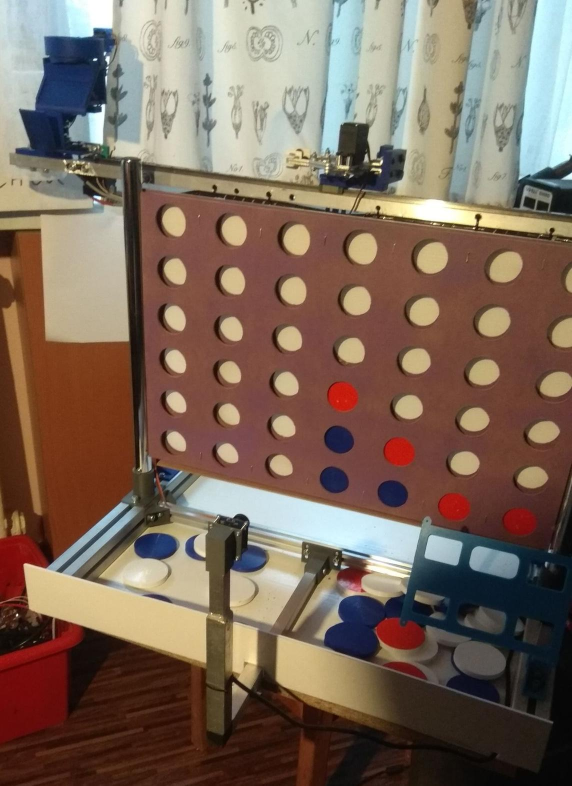
#> input picture images/real1.jpg, 1144 x 1571 px, given in place of the camera (shown at 1/2 size)
$ python game_board_test.py
#> lines starting #> are read from the running program, lines starting #| are printed output that depends on the picture; after the words box and inside, x2 and y2 are one past the last pixel; in counts of white or black regions, pixels touching at a corner belong together
import numpy as np
import cv2
import time
import colorama

colorama.init()

cap = cv2.VideoCapture(3, cv2.CAP_DSHOW)
# cap.set(cv2.CAP_PROP_EXPOSURE, -5)


global_centers = ([(57, 37), (128, 32), (206, 29), (287, 26), (367, 32), (446, 38), (520, 44)],
                    [(49, 92), (123, 88), (203, 86), (287, 84), (371, 89), (450, 96), (524, 100)],
                    [(42, 152), (117, 151), (200, 147), (286, 147), (374, 151), (453, 154), (528, 161)],
                    [(40, 212), (113, 212), (198, 214), (283, 212), (371, 216), (455, 218), (532, 221)],
                    [(36, 277), (112, 279), (196, 283), (285, 283), (372, 281), (453, 282), (531, 286)],
                    [(33, 341), (112, 344), (195, 348), (281, 350), (370, 351), (453, 350), (531, 349)])


mtx = np.array([[793.6108905, 0., 201.56630283],
                [0., 811.4936059, 228.46068121],
                [0., 0., 1.]])

dist = np.array([[-0.76366812, -0.9773434, 0.01325336, 0.10824405, 1.83247511]])


# It take sum of brightness of center pixel (3x3)
def take_sum_around(frame, center):
    sum = 0
    # print("center",center)
    for i in range(-1, 2):
        for j in range(-1, 2):
            sum = sum + frame[center[1] + i][center[0] + j]
    return sum


# It take sum of brightness of all centers. It return table with this sum
def check_sum(frame, centers):
    sum_tab = [[0 for x in range(7)] for x in range(6)]
    for i in range(0, 6):
        for j in range(0, 7):
            sum_tab[i][j] = take_sum_around(frame, centers[i][j])
    return sum_tab


# It set cell in an array as given color if this cell value is bigger then 1000
def set_color(tab, color):
    for i in range(0, 6):
        for j in range(0, 7):
            if (tab[i][j] != 0) and str(tab[i][j]).isdigit() == True and tab[i][j] > 1000:
                tab[i][j] = str(color)
    return tab


# It connect Red and Blue table to one final table
def connect_color_tables(blue_tab, red_tab):
    for i in range(0, 6):
        for j in range(0, 7):
            if red_tab[i][j] != 0:
                blue_tab[i][j] = red_tab[i][j]
    return blue_tab


def nothing():
    pass


if __name__ == "__main__":
    TRACK_BARS = False
    cv2.namedWindow("color_frame", cv2.WINDOW_AUTOSIZE)
    cv2.namedWindow("blue_mask", cv2.WINDOW_AUTOSIZE)
    cv2.namedWindow("red_mask", cv2.WINDOW_AUTOSIZE)
    cv2.createTrackbar("TB: OFF/ON", "color_frame", 0, 1, nothing)

    while True:
        ret, img = cap.read()
#> img is the input picture: shape (1571, 1144, 3); mean B, G, R 90.9, 105, 124.4
        img = cv2.undistort(img, mtx, dist, None, mtx)
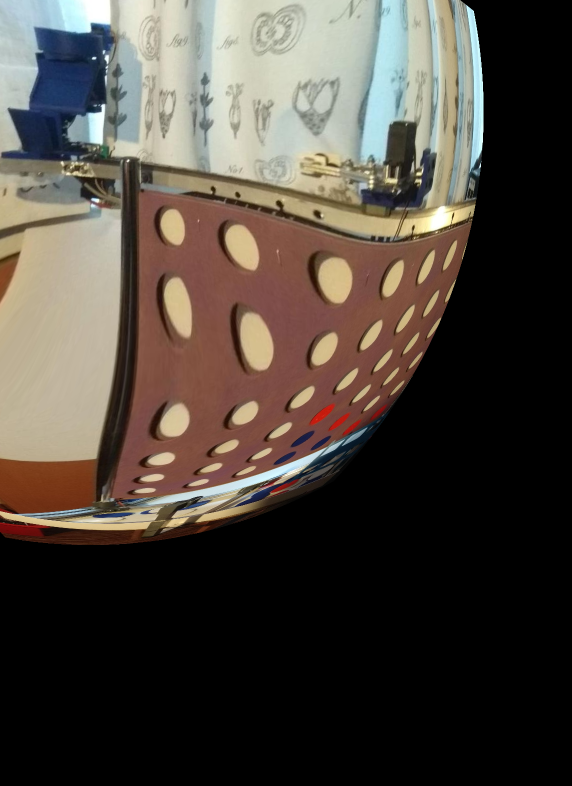
#> img: shape (1571, 1144, 3) (shown at 1/2 size); mean B, G, R 60.5, 68.1, 75.5
        img = img[30:410, 40:600]
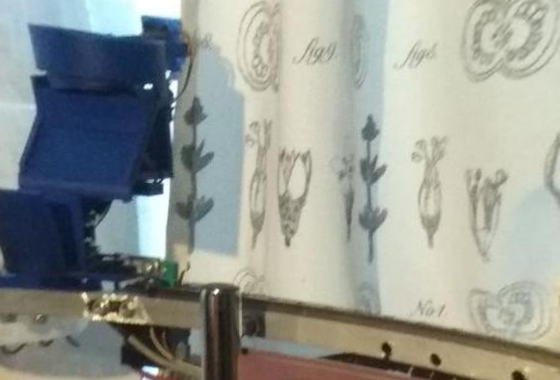
#> img: shape (380, 560, 3); mean B, G, R 146.8, 153.2, 148.8
        # img = cv2.bilateralFilter(img, 9, 75, 75)
        img = cv2.GaussianBlur(img, (5, 5), 0)

        hsv = cv2.cvtColor(img, cv2.COLOR_BGR2HSV)
#> hsv: shape (380, 560, 3); mean H, S, V 53.9, 54.5, 161.6

        # Add central dots
        for i in range(0, 7):
            for j in range(0, 6):
                cv2.circle(img, global_centers[j][i], 2, (255, 255, 255), 2)
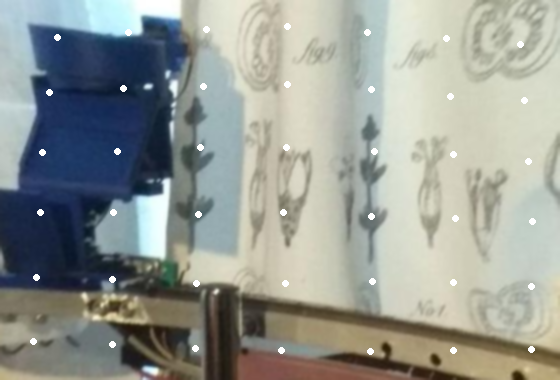
#> img: shape (380, 560, 3); mean B, G, R 147.6, 154, 149.6

        Tb_switch = cv2.getTrackbarPos("TB: OFF/ON", "color_frame")
#> Tb_switch = 0
        if Tb_switch:
            TRACK_BARS = True
            if not SET_TRACKBARS:
                SET_TRACKBARS = False
        else:
            TRACK_BARS = False
            SET_TRACKBARS = False

        if TRACK_BARS:
            cv2.namedWindow("red_mask2", cv2.WINDOW_AUTOSIZE)

            if not SET_TRACKBARS:
                cv2.createTrackbar("lower_blue_value_h", "blue_mask", 98, 255, nothing)
                cv2.createTrackbar("lower_blue_value_s", "blue_mask", 60, 255, nothing)
                cv2.createTrackbar("lower_blue_value_v", "blue_mask", 50, 255, nothing)
                cv2.createTrackbar("upper_blue_value_h", "blue_mask", 135, 255, nothing)
                cv2.createTrackbar("upper_blue_value_s", "blue_mask", 255, 255, nothing)
                cv2.createTrackbar("upper_blue_value_v", "blue_mask", 255, 255, nothing)

                cv2.createTrackbar("lower_red1_value_h", "red_mask", 0, 255, nothing)
                cv2.createTrackbar("lower_red1_value_s", "red_mask", 75, 255, nothing)
                cv2.createTrackbar("lower_red1_value_v", "red_mask", 90, 255, nothing)
                cv2.createTrackbar("upper_red1_value_h", "red_mask", 10, 255, nothing)
                cv2.createTrackbar("upper_red1_value_s", "red_mask", 255, 255, nothing)
                cv2.createTrackbar("upper_red1_value_v", "red_mask", 255, 255, nothing)

                cv2.createTrackbar("lower_red2_value_h", "red_mask2", 140, 255, nothing)
                cv2.createTrackbar("lower_red2_value_s", "red_mask2", 100, 255, nothing)
                cv2.createTrackbar("lower_red2_value_v", "red_mask2", 100, 255, nothing)
                cv2.createTrackbar("upper_red2_value_h", "red_mask2", 190, 255, nothing)
                cv2.createTrackbar("upper_red2_value_s", "red_mask2", 255, 255, nothing)
                cv2.createTrackbar("upper_red2_value_v", "red_mask2", 255, 255, nothing)
                SET_TRACKBARS = True

        # Range for first red area (range)
        if not TRACK_BARS:
            lower_red1 = np.array([0, 75, 90])
            upper_red1 = np.array([10, 255, 255])
        else:
            lower_red1_value_h = cv2.getTrackbarPos("lower_red1_value_h", "red_mask")
            lower_red1_value_s = cv2.getTrackbarPos("lower_red1_value_s", "red_mask")
            lower_red1_value_v = cv2.getTrackbarPos("lower_red1_value_v", "red_mask")
            upper_red1_value_h = cv2.getTrackbarPos("upper_red1_value_h", "red_mask")
            upper_red1_value_s = cv2.getTrackbarPos("upper_red1_value_s", "red_mask")
            upper_red1_value_v = cv2.getTrackbarPos("upper_red1_value_v", "red_mask")
            lower_red1 = np.array([lower_red1_value_h, lower_red1_value_s, lower_red1_value_v])
            upper_red1 = np.array([upper_red1_value_h, upper_red1_value_s, upper_red1_value_v])

        red_mask1 = cv2.inRange(hsv, lower_red1, upper_red1)
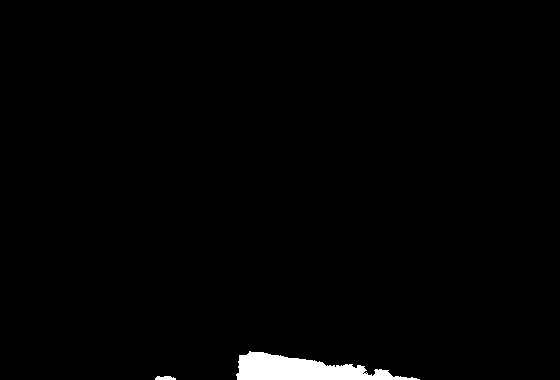
#> red_mask1: shape (380, 560); 1.4% white; 2 white regions, box (x1, y1, x2, y2) and area: (236, 351, 420, 380) 2922, (155, 376, 176, 380) 69

        # Range for second red area (range)
        if not TRACK_BARS:
            lower_red2 = np.array([140, 100, 100])
            upper_red2 = np.array([190, 255, 255])
        else:
            lower_red2_value_h = cv2.getTrackbarPos("lower_red2_value_h", "red_mask2")
            lower_red2_value_s = cv2.getTrackbarPos("lower_red2_value_s", "red_mask2")
            lower_red2_value_v = cv2.getTrackbarPos("lower_red2_value_v", "red_mask2")
            upper_red2_value_h = cv2.getTrackbarPos("upper_red2_value_h", "red_mask2")
            upper_red2_value_s = cv2.getTrackbarPos("upper_red2_value_s", "red_mask2")
            upper_red2_value_v = cv2.getTrackbarPos("upper_red2_value_v", "red_mask2")
            lower_red2 = np.array([lower_red2_value_h, lower_red2_value_s, lower_red2_value_v])
            upper_red2 = np.array([upper_red2_value_h, upper_red2_value_s, upper_red2_value_v])

        red_mask2 = cv2.inRange(hsv, lower_red2, upper_red2)
#> red_mask2: shape (380, 560); every value is 0
        red_mask_final = red_mask1 + red_mask2
        red_mask_final = cv2.morphologyEx(red_mask_final, cv2.MORPH_OPEN, np.ones((3, 3), np.uint8))
#> red_mask_final: shape (380, 560); 1.4% white; 2 white regions, box (x1, y1, x2, y2) and area: (237, 352, 417, 380) 2887, (155, 376, 176, 380) 68
        red_mask_final = cv2.morphologyEx(red_mask_final, cv2.MORPH_DILATE, np.ones((3, 3), np.uint8))
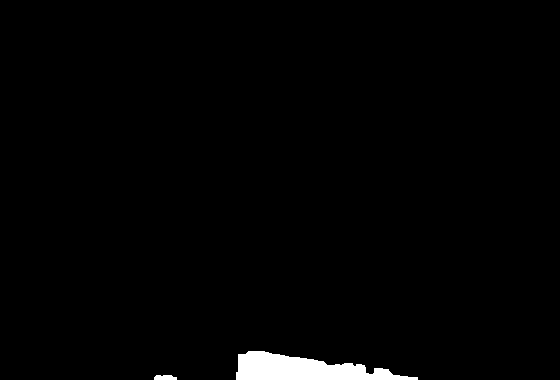
#> red_mask_final: shape (380, 560); 1.5% white; 2 white regions, box (x1, y1, x2, y2) and area: (236, 351, 418, 380) 3158, (154, 375, 177, 380) 101

        # Range for blue
        if not TRACK_BARS:
            lower_blue = np.array([98, 60, 50])
            upper_blue = np.array([135, 255, 255])
        else:
            lower_blue_value_h = cv2.getTrackbarPos("lower_blue_value_h", "blue_mask")
            lower_blue_value_s = cv2.getTrackbarPos("lower_blue_value_s", "blue_mask")
            lower_blue_value_v = cv2.getTrackbarPos("lower_blue_value_v", "blue_mask")
            upper_blue_value_h = cv2.getTrackbarPos("upper_blue_value_h", "blue_mask")
            upper_blue_value_s = cv2.getTrackbarPos("upper_blue_value_s", "blue_mask")
            upper_blue_value_v = cv2.getTrackbarPos("upper_blue_value_v", "blue_mask")
            lower_blue = np.array([lower_blue_value_h, lower_blue_value_s, lower_blue_value_v])
            upper_blue = np.array([upper_blue_value_h, upper_blue_value_s, upper_blue_value_v])
        blue_mask = cv2.inRange(hsv, lower_blue, upper_blue)
#> blue_mask: shape (380, 560); 15.5% white; 10 white regions (8 under 20 px), largest, box (x1, y1, x2, y2) and area: (0, 0, 186, 289) 32932, (141, 363, 154, 367) 38
        blue_mask = cv2.morphologyEx(blue_mask, cv2.MORPH_OPEN, np.ones((23, 23), np.uint8))
#> blue_mask: shape (380, 560); 13.5% white; 2 white regions, box (x1, y1, x2, y2) and area: (0, 18, 183, 288) 28267, (50, 0, 76, 19) 488
        blue_mask = cv2.erode(blue_mask, np.ones((6, 6), np.uint8), iterations=1)
#> blue_mask: shape (380, 560); 12.3% white; 2 white regions, box (x1, y1, x2, y2) and area: (0, 21, 181, 286) 25812, (53, 0, 74, 17) 351
        blue_mask = cv2.dilate(blue_mask, np.ones((5, 5), np.uint8), iterations=2)
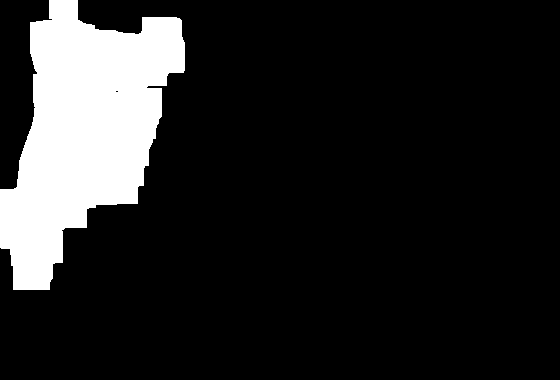
#> blue_mask: shape (380, 560); 14.3% white; 1 white region, box (x1, y1, x2, y2) and area: (0, 0, 185, 290) 30338

        if TRACK_BARS:
            print("lower_blue = np.array([{0}, {1}, {2}])".format(lower_blue_value_h, lower_blue_value_s,
                                                                  lower_blue_value_v))
            print("upper_blue = np.array([{0}, {1}, {2}])".format(upper_blue_value_h, upper_blue_value_s,
                                                                  upper_blue_value_v))
            print("lower_red1 = np.array([{0}, {1}, {2}])".format(lower_red1_value_h, lower_red1_value_s,
                                                                  lower_red1_value_v))
            print("upper_red1 = np.array([{0}, {1}, {2}])".format(upper_red1_value_h, upper_red1_value_s,
                                                                  upper_red1_value_v))
            print("lower_red2 = np.array([{0}, {2}, {2}])".format(lower_red2_value_h, lower_red2_value_s,
                                                                  lower_red2_value_v))
            print("upper_red2 = np.array([{0}, {2}, {2}])".format(upper_red2_value_h, upper_red2_value_s,
                                                                  upper_red2_value_v))

        # Creating Colors Table
        sum_tab = check_sum(blue_mask, global_centers)
#> after the loop in check_sum, `for i in range(0, 6):`: sum_tab = [[2295, 765, 0, 0, 0, 0, 0], [2295, 2295, 0, 0, 0, 0, 0], [2295, 2295, 0, 0, 0, 0, 0], [2295, 0, 0, 0, 0, 0, 0], [2295, 0, 0, 0, 0, 0, 0], [0, 0, 0, 0, 0, 0, 0]]
        blue_color_tab = set_color(sum_tab, 'B')
#> after the loop in set_color, `for i in range(0, 6):`: tab = [['B', 765, 0, 0, 0, 0, 0], ['B', 'B', 0, 0, 0, 0, 0], ['B', 'B', 0, 0, 0, 0, 0], ['B', 0, 0, 0, 0, 0, 0], ['B', 0, 0, 0, 0, 0, 0], [0, 0, 0, 0, 0, 0, 0]]
#> blue_color_tab has the same summary as tab in set_color
        sum_tab = check_sum(red_mask_final, global_centers)
#> sum_tab = [[0, 0, 0, 0, 0, 0, 0], [0, 0, 0, 0, 0, 0, 0], [0, 0, 0, 0, 0, 0, 0], [0, 0, 0, 0, 0, 0, 0], [0, 0, 0, 0, 0, 0, 0], [0, 0, 0, 0, 0, 0, 0]]
        red_color_tab = set_color(sum_tab, 'R')
#> red_color_tab has the same summary as sum_tab
        color_tab = connect_color_tables(blue_color_tab, red_color_tab)
#> after the loop in connect_color_tables, `for i in range(0, 6):`: blue_tab has the same summary as tab in set_color
#> color_tab has the same summary as tab in set_color

        for i in range(0, 6):
            for j in range(0, 7):
                if color_tab[i][j] == "R":
                    print(colorama.Fore.RED, color_tab[i][j], end="|")
                elif color_tab[i][j] == "B":
                    print(colorama.Fore.BLUE, color_tab[i][j], end="|")
                else:
                    print(colorama.Fore.WHITE, color_tab[i][j], end="|")
            print()
#> this loop made 6 passes
#|  B| 765| 0| 0| 0| 0| 0|
#|  B| B| 0| 0| 0| 0| 0|
#|  B| B| 0| 0| 0| 0| 0|
#|  B| 0| 0| 0| 0| 0| 0|
#|  B| 0| 0| 0| 0| 0| 0|
#|  0| 0| 0| 0| 0| 0| 0|
        print(colorama.Style.RESET_ALL)
        print("-------------------")

    # Add central dots for red mask
        for i in range(0, 7):
            for j in range(0, 6):
                cv2.circle(red_mask_final, global_centers[j][i], 2, (0, 0, 0), 2)
    # Add central dots for blue mask
        for i in range(0, 7):
            for j in range(0, 6):
                cv2.circle(blue_mask, global_centers[j][i], 2, (0, 0, 0), 2)
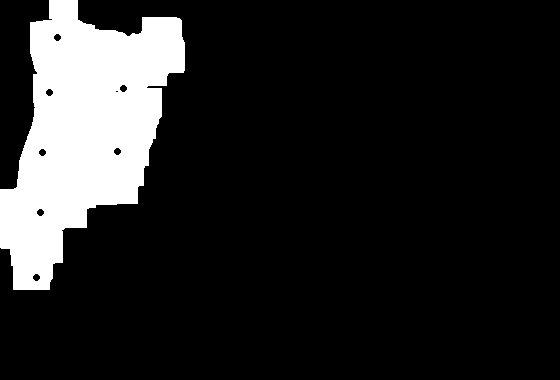
#> blue_mask: shape (380, 560); 14.1% white; 1 white region, box (x1, y1, x2, y2) and area: (0, 0, 185, 290) 30064
    # Show images
        cv2.imshow("color_frame", img)
        cv2.imshow("red_mask", red_mask_final)
        cv2.imshow("blue_mask", blue_mask)

        if cv2.waitKey(1) & 0xFF == ord('q'):
#> (key q is pressed here)
            break

    # When everything done, release the capture
    cap.release()
    cv2.destroyAllWindows()
